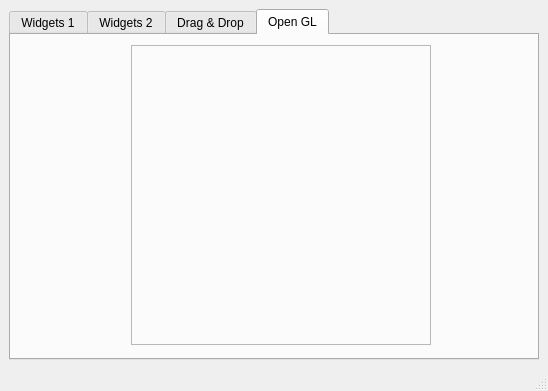
<?xml version="1.0" encoding="UTF-8"?>
<ui version="4.0">
 <class>MainWindow</class>
 <widget class="QMainWindow" name="MainWindow">
  <property name="geometry">
   <rect>
    <x>0</x>
    <y>0</y>
    <width>548</width>
    <height>391</height>
   </rect>
  </property>
  <property name="minimumSize">
   <size>
    <width>300</width>
    <height>300</height>
   </size>
  </property>
  <property name="windowTitle">
   <string>MainWindow</string>
  </property>
  <widget class="QWidget" name="centralwidget">
   <layout class="QGridLayout" name="gridLayout">
    <item row="0" column="0">
     <widget class="QTabWidget" name="tabWidget_1">
      <property name="font">
       <font>
        <weight>50</weight>
        <bold>false</bold>
       </font>
      </property>
      <property name="acceptDrops">
       <bool>true</bool>
      </property>
      <property name="currentIndex">
       <number>3</number>
      </property>
      <widget class="QWidget" name="tab_widgets_1">
       <property name="toolTip">
        <string/>
       </property>
       <property name="statusTip">
        <string/>
       </property>
       <attribute name="title">
        <string>Widgets 1</string>
       </attribute>
       <layout class="QVBoxLayout" name="verticalLayout">
        <item>
         <layout class="QVBoxLayout" name="verticalLayout_tab_1">
          <item>
           <widget class="QTabWidget" name="tabWidget_2">
            <property name="accessibleName">
             <string/>
            </property>
            <property name="currentIndex">
             <number>0</number>
            </property>
            <widget class="QWidget" name="tab_tree">
             <property name="statusTip">
              <string/>
             </property>
             <attribute name="title">
              <string>Tree</string>
             </attribute>
             <layout class="QHBoxLayout" name="horizontalLayout">
              <item>
               <layout class="QVBoxLayout" name="verticalLayout_2">
                <item>
                 <widget class="QTreeWidget" name="treeWidget">
                  <column>
                   <property name="text">
                    <string>Header 1</string>
                   </property>
                  </column>
                  <column>
                   <property name="text">
                    <string>New Column</string>
                   </property>
                  </column>
                  <item>
                   <property name="text">
                    <string>Item1</string>
                   </property>
                   <item>
                    <property name="text">
                     <string>Subitem1</string>
                    </property>
                   </item>
                  </item>
                 </widget>
                </item>
               </layout>
              </item>
             </layout>
            </widget>
            <widget class="QWidget" name="tab_calendar">
             <property name="statusTip">
              <string/>
             </property>
             <attribute name="title">
              <string>Calendar</string>
             </attribute>
             <layout class="QVBoxLayout" name="verticalLayout_3">
              <item>
               <widget class="QDateEdit" name="dateEdit">
                <property name="alignment">
                 <set>Qt::AlignCenter</set>
                </property>
               </widget>
              </item>
              <item>
               <widget class="QCalendarWidget" name="calendarWidget"/>
              </item>
             </layout>
            </widget>
           </widget>
          </item>
         </layout>
        </item>
       </layout>
      </widget>
      <widget class="QWidget" name="tab_widgets_2">
       <property name="toolTip">
        <string/>
       </property>
       <property name="statusTip">
        <string/>
       </property>
       <attribute name="title">
        <string>Widgets 2</string>
       </attribute>
       <layout class="QGridLayout" name="gridLayout_2">
        <item row="2" column="1">
         <spacer name="verticalSpacer_2">
          <property name="orientation">
           <enum>Qt::Vertical</enum>
          </property>
          <property name="sizeType">
           <enum>QSizePolicy::Maximum</enum>
          </property>
          <property name="sizeHint" stdset="0">
           <size>
            <width>20</width>
            <height>140</height>
           </size>
          </property>
         </spacer>
        </item>
        <item row="3" column="0" colspan="2">
         <widget class="QProgressBar" name="progressBar">
          <property name="value">
           <number>24</number>
          </property>
         </widget>
        </item>
        <item row="0" column="0">
         <widget class="QGroupBox" name="groupBox">
          <property name="title">
           <string>Progress Bar</string>
          </property>
          <widget class="QWidget" name="layoutWidget">
           <property name="geometry">
            <rect>
             <x>20</x>
             <y>30</y>
             <width>114</width>
             <height>65</height>
            </rect>
           </property>
           <layout class="QVBoxLayout" name="verticalLayout_4">
            <item>
             <widget class="QRadioButton" name="radioButton_start">
              <property name="statusTip">
               <string>Start the Progress Bar</string>
              </property>
              <property name="text">
               <string>Start</string>
              </property>
              <property name="checked">
               <bool>true</bool>
              </property>
             </widget>
            </item>
            <item>
             <widget class="QRadioButton" name="radioButton_stop">
              <property name="statusTip">
               <string>Stop the Progress Bar</string>
              </property>
              <property name="text">
               <string>Stop</string>
              </property>
             </widget>
            </item>
            <item>
             <widget class="QRadioButton" name="radioButton_reset">
              <property name="statusTip">
               <string>Reset the Progress Bar</string>
              </property>
              <property name="text">
               <string>Reset</string>
              </property>
             </widget>
            </item>
           </layout>
          </widget>
         </widget>
        </item>
        <item row="0" column="1">
         <widget class="QGroupBox" name="groupBox_2">
          <property name="title">
           <string>Move the Dial</string>
          </property>
          <widget class="QWidget" name="verticalLayoutWidget">
           <property name="geometry">
            <rect>
             <x>10</x>
             <y>30</y>
             <width>61</width>
             <height>71</height>
            </rect>
           </property>
           <layout class="QVBoxLayout" name="verticalLayout_5">
            <item>
             <widget class="QDial" name="dial"/>
            </item>
           </layout>
          </widget>
          <widget class="QWidget" name="verticalLayoutWidget_2">
           <property name="geometry">
            <rect>
             <x>90</x>
             <y>20</y>
             <width>91</width>
             <height>80</height>
            </rect>
           </property>
           <layout class="QVBoxLayout" name="verticalLayout_6">
            <item>
             <widget class="QLCDNumber" name="lcdNumber">
              <property name="palette">
               <palette>
                <active>
                 <colorrole role="WindowText">
                  <brush brushstyle="SolidPattern">
                   <color alpha="255">
                    <red>0</red>
                    <green>0</green>
                    <blue>255</blue>
                   </color>
                  </brush>
                 </colorrole>
                </active>
                <inactive>
                 <colorrole role="WindowText">
                  <brush brushstyle="SolidPattern">
                   <color alpha="255">
                    <red>0</red>
                    <green>0</green>
                    <blue>255</blue>
                   </color>
                  </brush>
                 </colorrole>
                </inactive>
                <disabled>
                 <colorrole role="WindowText">
                  <brush brushstyle="SolidPattern">
                   <color alpha="255">
                    <red>120</red>
                    <green>120</green>
                    <blue>120</blue>
                   </color>
                  </brush>
                 </colorrole>
                </disabled>
               </palette>
              </property>
              <property name="digitCount">
               <number>2</number>
              </property>
              <property name="mode">
               <enum>QLCDNumber::Dec</enum>
              </property>
              <property name="segmentStyle">
               <enum>QLCDNumber::Flat</enum>
              </property>
             </widget>
            </item>
           </layout>
          </widget>
         </widget>
        </item>
        <item row="2" column="0">
         <layout class="QVBoxLayout" name="verticalLayout_7">
          <item>
           <widget class="QFontComboBox" name="fontComboBox"/>
          </item>
          <item>
           <widget class="QLabel" name="label">
            <property name="font">
             <font>
              <pointsize>14</pointsize>
             </font>
            </property>
            <property name="text">
             <string/>
            </property>
            <property name="alignment">
             <set>Qt::AlignCenter</set>
            </property>
           </widget>
          </item>
         </layout>
        </item>
       </layout>
      </widget>
      <widget class="QWidget" name="tab_drag_drop">
       <property name="acceptDrops">
        <bool>false</bool>
       </property>
       <attribute name="title">
        <string>Drag &amp;&amp; Drop</string>
       </attribute>
       <layout class="QGridLayout" name="gridLayout_3">
        <item row="0" column="0" colspan="2">
         <layout class="QHBoxLayout" name="horizontalLayout_2">
          <item>
           <widget class="QLineEdit" name="lineEdit">
            <property name="minimumSize">
             <size>
              <width>135</width>
              <height>0</height>
             </size>
            </property>
            <property name="dragEnabled">
             <bool>true</bool>
            </property>
           </widget>
          </item>
          <item>
           <widget class="QComboBox" name="comboBox">
            <property name="minimumSize">
             <size>
              <width>141</width>
              <height>0</height>
             </size>
            </property>
            <property name="acceptDrops">
             <bool>true</bool>
            </property>
            <property name="editable">
             <bool>true</bool>
            </property>
           </widget>
          </item>
          <item>
           <widget class="QPushButton" name="pushButton">
            <property name="minimumSize">
             <size>
              <width>161</width>
              <height>0</height>
             </size>
            </property>
            <property name="acceptDrops">
             <bool>true</bool>
            </property>
            <property name="text">
             <string>PushButton</string>
            </property>
           </widget>
          </item>
         </layout>
        </item>
        <item row="1" column="0">
         <widget class="QListWidget" name="listWidget">
          <property name="dragEnabled">
           <bool>true</bool>
          </property>
          <property name="dragDropMode">
           <enum>QAbstractItemView::DragDrop</enum>
          </property>
          <property name="selectionMode">
           <enum>QAbstractItemView::ExtendedSelection</enum>
          </property>
          <item>
           <property name="text">
            <string>Item 1</string>
           </property>
          </item>
          <item>
           <property name="text">
            <string>Item 2</string>
           </property>
          </item>
          <item>
           <property name="text">
            <string>Item 3</string>
           </property>
          </item>
          <item>
           <property name="text">
            <string>Item 4</string>
           </property>
          </item>
         </widget>
        </item>
        <item row="1" column="1">
         <widget class="QListWidget" name="listWidget_2">
          <property name="dragEnabled">
           <bool>true</bool>
          </property>
          <property name="dragDropMode">
           <enum>QAbstractItemView::DragDrop</enum>
          </property>
          <property name="selectionMode">
           <enum>QAbstractItemView::ExtendedSelection</enum>
          </property>
         </widget>
        </item>
       </layout>
      </widget>
      <widget class="QWidget" name="tab_gl">
       <attribute name="title">
        <string>Open GL</string>
       </attribute>
       <widget class="QFrame" name="frame_gl">
        <property name="geometry">
         <rect>
          <x>120</x>
          <y>10</y>
          <width>300</width>
          <height>300</height>
         </rect>
        </property>
        <property name="frameShape">
         <enum>QFrame::StyledPanel</enum>
        </property>
        <property name="frameShadow">
         <enum>QFrame::Raised</enum>
        </property>
       </widget>
      </widget>
     </widget>
    </item>
   </layout>
  </widget>
  <widget class="QStatusBar" name="statusbar">
   <property name="statusTip">
    <string>Status bar</string>
   </property>
  </widget>
 </widget>
 <tabstops>
  <tabstop>tabWidget_2</tabstop>
  <tabstop>treeWidget</tabstop>
  <tabstop>dateEdit</tabstop>
  <tabstop>calendarWidget</tabstop>
  <tabstop>radioButton_start</tabstop>
  <tabstop>radioButton_stop</tabstop>
  <tabstop>radioButton_reset</tabstop>
  <tabstop>dial</tabstop>
  <tabstop>fontComboBox</tabstop>
 </tabstops>
 <resources/>
 <connections>
  <connection>
   <sender>dial</sender>
   <signal>valueChanged(int)</signal>
   <receiver>lcdNumber</receiver>
   <slot>display(int)</slot>
   <hints>
    <hint type="sourcelabel">
     <x>303</x>
     <y>115</y>
    </hint>
    <hint type="destinationlabel">
     <x>385</x>
     <y>127</y>
    </hint>
   </hints>
  </connection>
  <connection>
   <sender>fontComboBox</sender>
   <signal>activated(QString)</signal>
   <receiver>label</receiver>
   <slot>setText(QString)</slot>
   <hints>
    <hint type="sourcelabel">
     <x>138</x>
     <y>177</y>
    </hint>
    <hint type="destinationlabel">
     <x>151</x>
     <y>253</y>
    </hint>
   </hints>
  </connection>
 </connections>
</ui>
